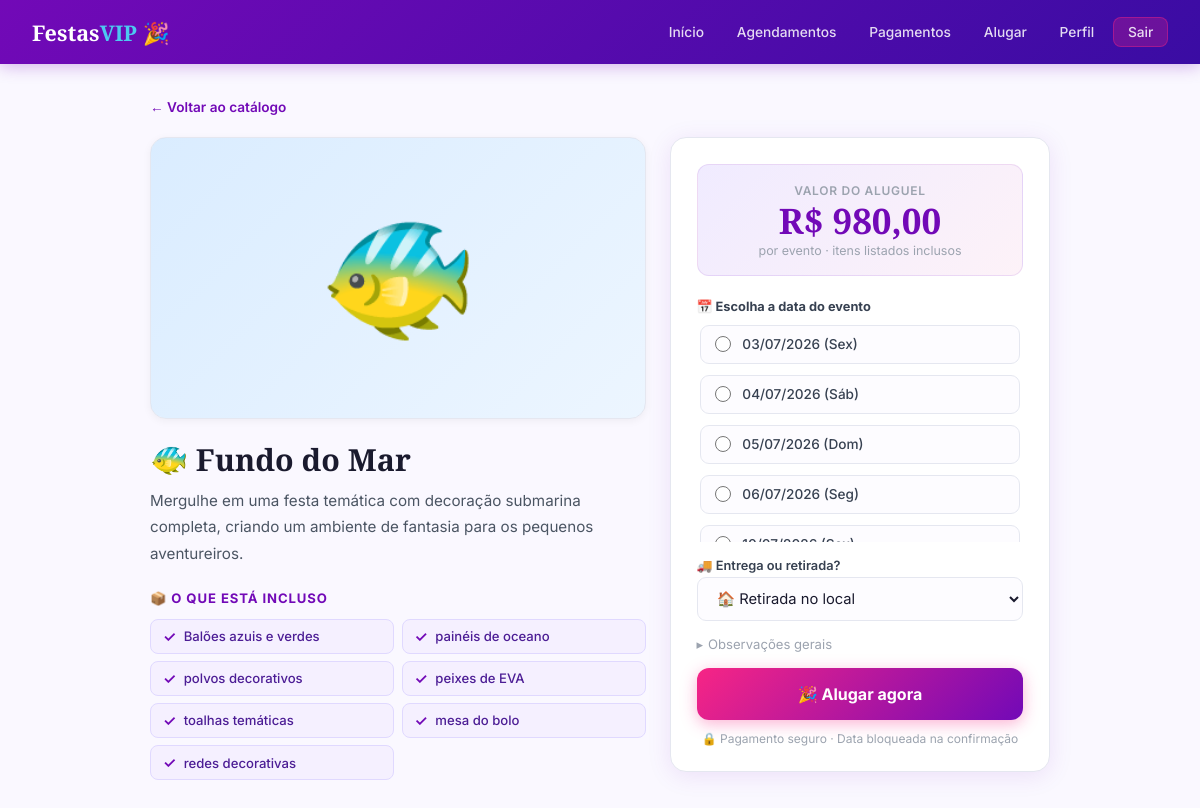
Screenshot of /agendar/2 (signed in) with the database file from the repository.
### tables this page shows
CREATE TABLE temas (
                id             INTEGER PRIMARY KEY AUTOINCREMENT,
                nome           TEXT    NOT NULL,
                descricao      TEXT,
                itens_inclusos TEXT,
                valor          REAL    DEFAULT 0.0,
                emoji          TEXT    DEFAULT '🎉',
                cor            TEXT    DEFAULT '#a29bfe',
                imagens        TEXT    DEFAULT '',
                ativo          INTEGER DEFAULT 1,
                criado_em      DATETIME DEFAULT CURRENT_TIMESTAMP
            );

CREATE TABLE tema_itens (
                id         INTEGER PRIMARY KEY AUTOINCREMENT,
                tema_id    INTEGER NOT NULL,
                nome       TEXT    NOT NULL,
                quantidade INTEGER NOT NULL DEFAULT 1,
                FOREIGN KEY (tema_id) REFERENCES temas(id) ON DELETE CASCADE
            );

CREATE TABLE disponibilidades (
                id     INTEGER PRIMARY KEY AUTOINCREMENT,
                data   DATE    NOT NULL UNIQUE,
                status TEXT    NOT NULL DEFAULT 'Livre'
            );

### controllers/__init__.py (the view, shortened to what this page needs)
@cliente_bp.route("/agendar/<int:tema_id>", methods=["GET", "POST"])
@login_required
def agendar_tema(tema_id):
    tema = Tema.buscar_por_id(tema_id)
    if not tema or not tema.ativo:
        flash("Tema não encontrado.", "erro")
        return redirect(url_for("cliente.agendar"))
    datas   = Disponibilidade.listar_livres()
    itens   = tema.carregar_itens()
    imagens = tema.carregar_imagens()
    return render_template("cliente/tema_detalhe.html", tema=tema, datas=datas, itens=itens, imagens=imagens)

### controllers/__init__.py (called while the page is built)
def login_required(f):
    @wraps(f)
    def decorated(*args, **kwargs):
        if "cliente_id" not in session:
            return redirect(url_for("cliente.index"))
        return f(*args, **kwargs)
    return decorated

### database.py (called while the page is built)
    @classmethod
    def connect(cls) -> sqlite3.Connection:
        conn = sqlite3.connect(cls._path)
        conn.row_factory = sqlite3.Row
        conn.execute("PRAGMA foreign_keys = ON")
        return conn

### models/__init__.py (called while the page is built)
    @classmethod
    def listar_por_tema(cls, tema_id: int) -> List["TemaItem"]:
        conn = Database.connect()
        rows = conn.execute(
            "SELECT * FROM tema_itens WHERE tema_id=? ORDER BY id", (tema_id,)
        ).fetchall()
        conn.close()
        return [cls._from_row(r) for r in rows]

    @classmethod
    def _from_row(cls, row) -> "TemaItem":
        d = dict(row)
        return cls(d["id"], d["tema_id"], d["nome"], d.get("quantidade", 1))

    @classmethod
    def listar_por_tema(cls, tema_id: int) -> List["TemaImagem"]:
        conn = Database.connect()
        rows = conn.execute(
            "SELECT * FROM tema_imagens WHERE tema_id=? ORDER BY ordem, id", (tema_id,)
        ).fetchall()
        conn.close()
        return [cls._from_row(r) for r in rows]

    @property
    def itens_lista(self) -> list:
        if not self.itens_inclusos:
            return []
        return [i.strip() for i in self.itens_inclusos.split(',') if i.strip()]

    @property
    def valor_fmt(self) -> str:
        return f"R$ {self.valor:,.2f}".replace(',','X').replace('.',',').replace('X','.')

    @property
    def imagens_lista(self) -> list:
        if not self.imagens:
            return []
        return [i.strip() for i in self.imagens.split(',') if i.strip()]

    def carregar_itens(self) -> List:
        return TemaItem.listar_por_tema(self.id)

    def carregar_imagens(self) -> List:
        return TemaImagem.listar_por_tema(self.id)

    @classmethod
    def buscar_por_id(cls, tema_id: int) -> Optional["Tema"]:
        conn = Database.connect()
        row  = conn.execute("SELECT * FROM temas WHERE id=?", (tema_id,)).fetchone()
        conn.close()
        return cls._from_row(row) if row else None

    @property
    def data_br(self) -> str:
        try:
            d = date.fromisoformat(self.data)
            dias = ["Seg","Ter","Qua","Qui","Sex","Sáb","Dom"]
            return f"{d.strftime('%d/%m/%Y')} ({dias[d.weekday()]})"
        except Exception:
            return self.data

### templates/cliente/tema_detalhe.html (shortened to what this page needs)
{% extends 'base.html' %}
{% block content %}
<a href="{{ url_for('cliente.agendar') }}" class="back-link">← Voltar ao catálogo</a>
<div class="detalhe-layout">
    <div>
        <div class="tema-galeria">
            <div class="galeria-principal">
                {% if tema.imagens_lista %}
                    <img src="{{ tema.imagens_lista[0] }}" alt="{{ tema.nome }}">
                {% else %}
                    {{ tema.emoji }}
                {% endif %}
            </div>
        </div>
        <div class="tema-info">
            <div class="tema-titulo">
                {{ tema.emoji }} {{ tema.nome }}
            </div>
            <p class="tema-descricao">{{ tema.descricao }}</p>
            {% if tema.itens_lista %}
            <div class="itens-titulo">📦 O que está incluso</div>
            <div class="itens-grid">
                {% for item in tema.itens_lista %}
                <div class="item-tag">{{ item }}</div>
                {% endfor %}
            </div>
            {% endif %}
        </div>
    </div>
    <div class="painel-reserva">
        <div class="valor-destaque">
            <div class="vd-label">Valor do aluguel</div>
            <div class="vd-valor">{{ tema.valor_fmt }}</div>
            <div class="vd-sub">por evento · itens listados inclusos</div>
        </div>
        <form method="POST" id="form-reserva">
            {% if datas %}
            <span class="campo-data-label">📅 Escolha a data do evento</span>
            <div class="datas-lista" id="datas-lista">
                {% for d in datas %}
                <label class="data-opcao" id="label-{{ d.data }}">
                    <input type="radio" name="data_evento" value="{{ d.data }}" required
                           onchange="selecionarData('{{ d.data }}')">
                    <span class="data-opcao-txt">{{ d.data_br }}</span>
                </label>
                {% endfor %}
            </div>
            {% else %}
            <div style="background:#fef3c7;border:1px solid #fcd34d;border-radius:9px;padding:.8rem 1rem;font-size:.85rem;color:#92400e;margin-bottom:1rem;">
                ⚠️ Nenhuma data disponível no momento. Entre em contato conosco.
            </div>
            {% endif %}
            <div class="form-group">
                <label>🚚 Entrega ou retirada?</label>
                <select name="entrega_retirada" id="sel-entrega" onchange="toggleEntrega(this.value)" required>
                    <option value="Retirada">🏠 Retirada no local</option>
                </select>
            </div>
            <div class="extras-section">
                <button type="button" class="extras-toggle" onclick="toggleExtras()">
                    <span id="extras-arrow">▸</span> Observações gerais
                </button>
            </div>
            <button type="submit" class="btn-alugar" id="btn-alugar" {% if not datas %}disabled{% endif %}>
                🎉 Alugar agora
            </button>
            <div class="garantia">
                🔒 Pagamento seguro · Data bloqueada na confirmação
            </div>
        </form>
    </div>
</div>
{% endblock %}

### templates/base.html (style rules this page uses)
*,*::before,*::after { box-sizing:border-box;margin:0;padding:0 }
:root { --rosa:#f72585;--roxo:#7209b7;--azul:#3a0ca3;--ciano:#4cc9f0;--off:#faf8ff;--cinza:#6b7280;--borda:#e5e7f0;--shadow:0 4px 24px rgba(114,9,183,.12);--r:14px }
body { font-family:'Inter',sans-serif;background:var(--off);color:#1a1a2e;min-height:100vh }
.form-group { margin-bottom:.9rem }
label { display:block;font-size:.8rem;font-weight:600;color:#374151;margin-bottom:.3rem }
input,select,textarea { width:100%;padding:.68rem .95rem;border:1.5px solid var(--borda);border-radius:9px;font-family:'Inter',sans-serif;font-size:.92rem;color:#1a1a2e;background:#fdfcff;transition:border .2s;outline:none }

### rows the page displays
temas: emoji "🐠", nome "Fundo do Mar", descricao "Mergulhe em uma festa temática com decoração submarina completa, criando um ambiente de fantasia para os pequenos aventureiros."
tema_itens: nome "Balões azuis e verdes"
tema_itens: nome "painéis de oceano"
tema_itens: nome "polvos decorativos"
tema_itens: nome "peixes de EVA"
tema_itens: nome "toalhas temáticas"
tema_itens: nome "mesa do bolo"
tema_itens: nome "redes decorativas"
disponibilidades: data_br "03/07/2026 (Sex)"
disponibilidades: data_br "04/07/2026 (Sáb)"
disponibilidades: data_br "05/07/2026 (Dom)"
disponibilidades: data_br "06/07/2026 (Seg)"

### other values shown
{{ tema.valor_fmt }} "R$ 980,00"
